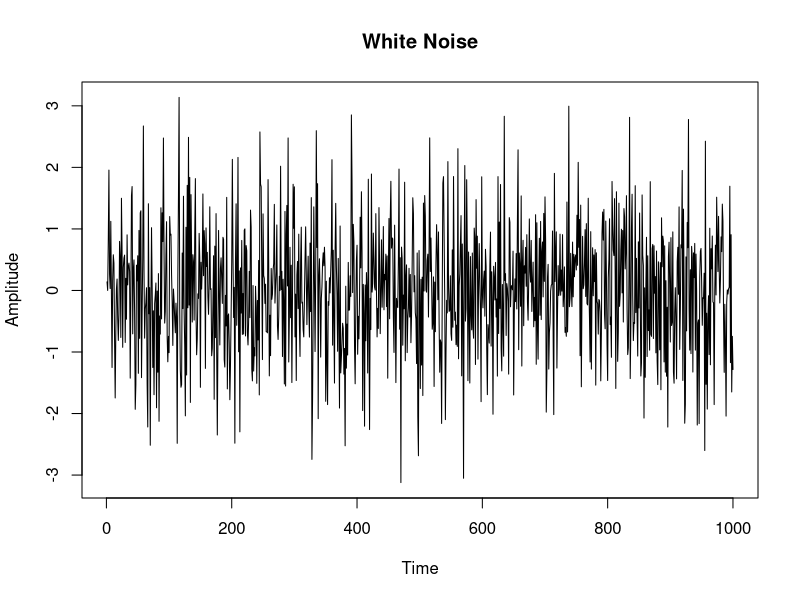

Here is the R script that generated this plot:
# Generate white noise
white_noise <- rnorm(n = 1000, mean = 0, sd = 1)

# Plot the white noise
plot(white_noise, type = "l", main = "White Noise", xlab = "Time", ylab = "Amplitude")

# Defining parameters

phi0 <- 1
phi1 <- runif(n=1, min=-0.99, max=0.99)
